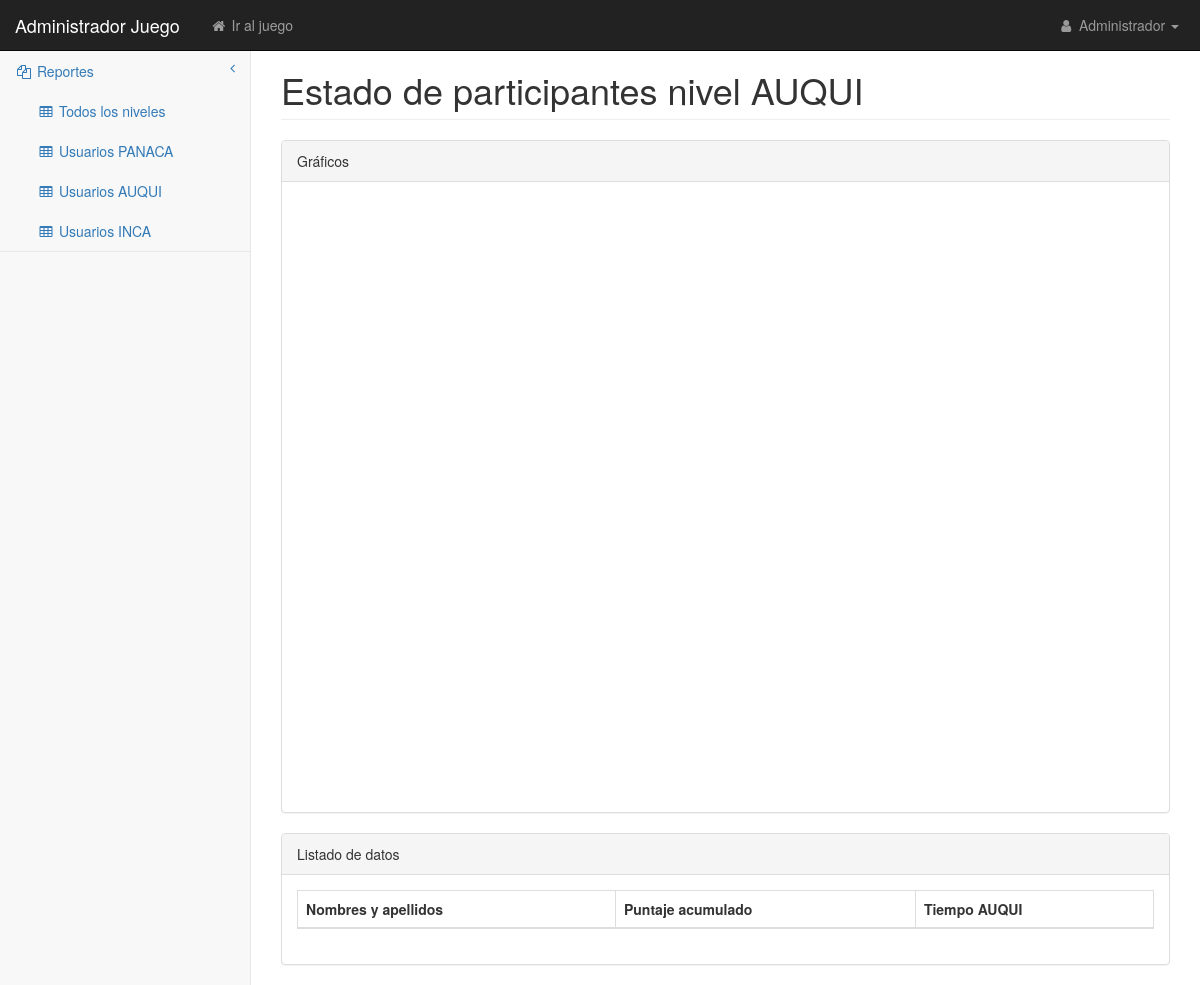
Before: /admin/reporte3.php (signed in) with the older database file.
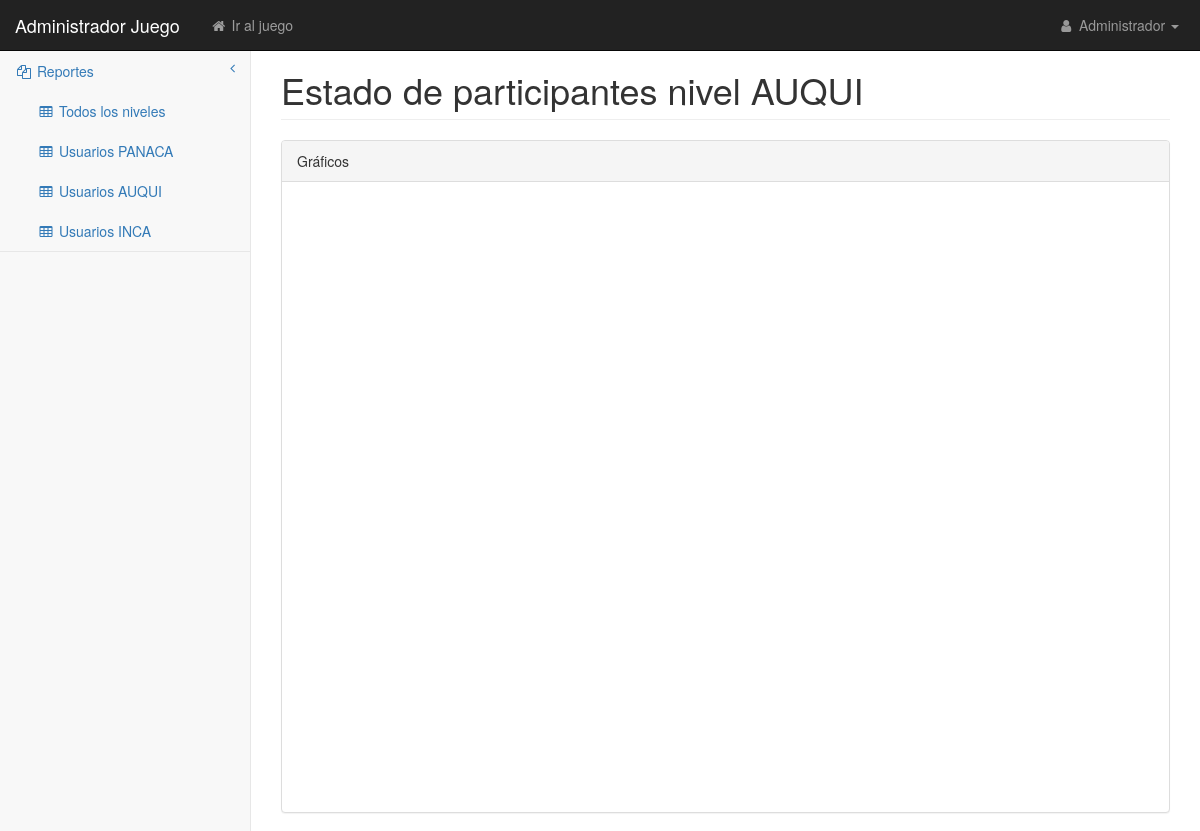
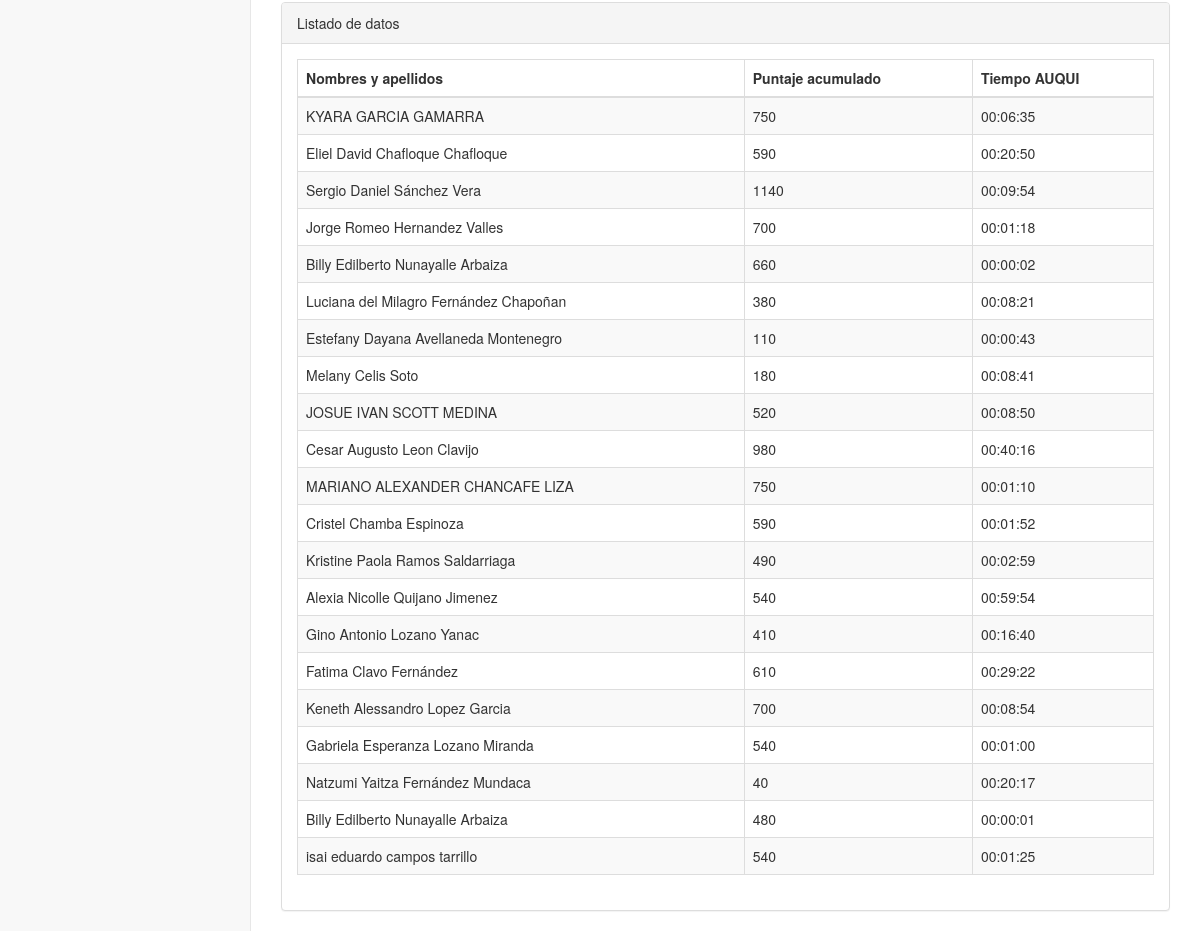
After: the same page with the newer database file (2 pictures, top to bottom).
### tables this page shows
CREATE TABLE `estatus` (
  `id_estatus` int(11) NOT NULL AUTO_INCREMENT,
  `id_usuario` int(11) DEFAULT NULL,
  `nivel` int(11) DEFAULT NULL,
  `puntaje` int(11) DEFAULT NULL,
  `tiempo_nivel1` varchar(255) DEFAULT NULL,
  `tiempo_nivel2` varchar(255) DEFAULT NULL,
  `tiempo_nivel3` varchar(255) DEFAULT NULL,
  `repeticion_nivel1` int(11) DEFAULT NULL,
  `repeticion_nivel2` int(11) DEFAULT NULL,
  `repeticion_nivel3` int(11) DEFAULT NULL,
  `posicion_ficha_abajo` int(11) DEFAULT NULL,
  `posicion_ficha_arriba` int(11) DEFAULT NULL,
  `posicion_ficha_derecha` int(11) DEFAULT NULL,
  `posicion_ficha_izquierda` int(11) DEFAULT NULL,
  `acumulador_ficha` int(11) DEFAULT NULL,
  PRIMARY KEY (`id_estatus`)
);

CREATE TABLE `usuario` (
  `idusuario` int(11) NOT NULL AUTO_INCREMENT,
  `nombres` varchar(255) DEFAULT NULL,
  `apellidos` varchar(255) DEFAULT NULL,
  `edad` varchar(255) DEFAULT NULL,
  `celular` varchar(255) DEFAULT NULL,
  `usuario` varchar(255) DEFAULT NULL,
  `clave` varchar(255) DEFAULT NULL,
  `tipo_usuario` int(11) DEFAULT NULL,
  `estado` int(11) DEFAULT NULL,
  `sexo` char(10) DEFAULT NULL,
  `tipo_colegio` char(255) DEFAULT NULL,
  `nivel_estudios` char(255) DEFAULT NULL,
  `fecha_nacimiento` date DEFAULT NULL,
  `fecha_registro` datetime DEFAULT NULL,
  `correo` varchar(255) DEFAULT NULL,
  PRIMARY KEY (`idusuario`)
);

### datos/ClsConexion.php (called while the page is built, shortened)
<?php
class ClsConexion {
    private static $db_host = 'localhost';
    private static $db_user = 'root';
    private static $db_pass = '';
    protected $db_driver = 'mysql';
    protected $db_name = 'caminca';
    protected $query;
    private $conn;
    protected $hasActiveTransaction = false;
    private function open_connection() {
        $cadena = $this->db_driver . ":host=" . self::$db_host . ";dbname=" . $this->db_name;
        $this->conn = new PDO($cadena, self::$db_user, self::$db_pass);
        $this->conn->setAttribute(PDO::ATTR_ERRMODE, PDO::ERRMODE_EXCEPTION);
        $this->conn->query("SET NAMES 'utf8'");
    }
    protected function execute_query() {
        if ($this->hasActiveTransaction == false)
            $this->open_connection();
        $stm = $this->conn->prepare($this->query);
        if ($stm->execute()) {
            $this->rows = $stm->fetchAll();
        }
    }
}
?>

### negocio/ClsUsuario.php (called while the page is built, shortened)
<?php
class ClsUsuario extends ClsConexion {
    function Get_Reporte_Usuarios_Auqui() {
        $this->query = "SELECT
estatus.id_estatus,
estatus.id_usuario,
estatus.nivel,
estatus.puntaje,
estatus.tiempo_nivel1,
estatus.tiempo_nivel2,
estatus.tiempo_nivel3,
estatus.repeticion_nivel1,
estatus.repeticion_nivel2,
estatus.repeticion_nivel3,
estatus.posicion_ficha_abajo,
estatus.posicion_ficha_arriba,
estatus.posicion_ficha_derecha,
estatus.posicion_ficha_izquierda,
estatus.acumulador_ficha,
usuario.idusuario,
usuario.nombres,
usuario.apellidos,
usuario.edad,
usuario.celular,
usuario.usuario,
usuario.clave,
usuario.tipo_usuario,
usuario.estado
FROM
estatus
INNER JOIN usuario ON usuario.idusuario = estatus.id_usuario
where usuario.tipo_usuario!=1 and estatus.nivel=2;";
        $this->execute_query();
        $data = $this->rows;
        return $data;
    }
}

### admin/reporte3.php (the view, shortened to what this page needs)
<?php
if (!isset($_SESSION['usuario_logeado'])) {
    header("location:index.php");
} else {
    require_once('../negocio/ClsUsuario.php');
    $objUsuario = new ClsUsuario();
    $result = $objUsuario->Get_Reporte_Usuarios_Auqui();
    ?>
    <!DOCTYPE html>
    <html lang="en">
        <head>
            <link href="css/bootstrap.min.css" rel="stylesheet">
            <link href="css/metisMenu.min.css" rel="stylesheet">
            <link href="css/dataTables/dataTables.bootstrap.css" rel="stylesheet">
            <link href="css/dataTables/dataTables.responsive.css" rel="stylesheet">
            <link href="css/startmin.css" rel="stylesheet">
            <link href="css/font-awesome.min.css" rel="stylesheet" type="text/css">
        </head>
        <body>
            <div id="wrapper">
                <?php
                include_once './header.php';
                ?>
                <div id="page-wrapper">
                    <div class="container-fluid">
                        <div class="row">
                            <div class="col-lg-12">
                                <h1 class="page-header">Estado de participantes nivel AUQUI</h1>
                            </div>
                        </div>
                        <div class="row">
                            <div class="col-lg-12">
                                <div class="panel panel-default">
                                    <div class="panel-heading">
                                        Gráficos
                                    </div>
                                    <div class="panel-body">
                                        <div class="col-md-12">
                                            <div id="piechart" class="col-md-6" style="height: 300px;"></div>
                                            <div id="piechart2" class="col-md-6" style="height: 300px;"></div>
                                            <div id="piechart3" class="col-md-6" style="height: 300px;"></div>
                                            <div id="piechart4" class="col-md-6" style="height: 300px;"></div>
                                        </div>
                                    </div>
                                </div>
                                <div class="panel panel-default">
                                    <div class="panel-heading">
                                        Listado de datos
                                    </div>
                                    <div class="panel-body">
                                        <div class="table-responsive">
                                            <table class="table table-striped table-bordered table-hover" id="dataTables-example">
                                                <thead>
                                                    <tr>
                                                        <th>Nombres y apellidos</th>
                                                        <th>Puntaje acumulado</th>
                                                        <th>Tiempo AUQUI</th>
                                                    </tr>
                                                </thead>
                                                <tbody>
                                                    <?php
                                                    $est_time2 = "";
                                                    foreach ($result as $key => $value) {
                                                        if ($value['tiempo_nivel2'] === "00:00:00") {
                                                            $est_time2 = 'No iniciado';
                                                        } else {
                                                            $est_time2 = $value['tiempo_nivel2'];
                                                        }
                                                        ?>
                                                        <tr class="odd gradeX">
                                                            <td><?php echo $value['nombres'] . " " . $value['apellidos']; ?></td>
                                                            <td><?php echo $value['puntaje']; ?></td>
                                                            <td><?php echo $est_time2; ?></td>
                                                        </tr>
                                                    <?php } ?>
                                                </tbody>
                                            </table>
                                        </div>
                                    </div>
                                </div>
                            </div>
                        </div>
                    </div>
                </div>
            </div>
        </body>
    </html>
    <?php
}
?>

### admin/header.php (shortened to what this page needs)
<nav class="navbar navbar-inverse navbar-fixed-top" role="navigation">
    <div class="navbar-header">
        <a class="navbar-brand" href="principal.php">Administrador Juego</a>
    </div>
    <ul class="nav navbar-nav navbar-left navbar-top-links">
        <li><a href="/caminca"><i class="fa fa-home fa-fw"></i> Ir al juego</a></li>
    </ul>
    <ul class="nav navbar-right navbar-top-links">
        <li class="dropdown">
            <a class="dropdown-toggle" data-toggle="dropdown" href="#">
                <i class="fa fa-user fa-fw"></i> Administrador <b class="caret"></b>
            </a>
        </li>
    </ul>
    <div class="navbar-default sidebar" role="navigation">
        <div class="sidebar-nav navbar-collapse">
            <ul class="nav" id="side-menu">
                <li>
                    <a href="principal.php"><i class="fa fa-copy fa-fw"></i> Reportes<span class="fa arrow"></span></a>
                    <ul class="nav nav-second-level">
                        <li>
                            <a href="reporte1.php"><i class="fa fa-table fa-fw"></i> Todos los niveles</a>
                        </li>
                        <li>
                            <a href="reporte2.php"><i class="fa fa-table fa-fw"></i> Usuarios PANACA</a>
                        </li>
                        <li>
                            <a href="reporte3.php"><i class="fa fa-table fa-fw"></i> Usuarios AUQUI</a>
                        </li>
                        <li>
                            <a href="reporte4.php"><i class="fa fa-table fa-fw"></i> Usuarios INCA</a>
                        </li>
                    </ul>
                </li>
            </ul>
        </div>
    </div>
</nav>

### admin/css/startmin.css (style rules this page uses)
body { background-color: #f8f8f8; }
#wrapper { width: 100%; }
#page-wrapper { padding-top: 30px; min-height: 568px; background-color: #fff; }
@media (min-width:768px) { #page-wrapper { position: inherit; margin-left: 250px; padding: 30px 15px 0 15px; border-left: 1px solid #e7e7e7; } }
.navbar-header { float: left; }
.navbar-left { float: left; }
.navbar-right { text-align: right; }
.navbar-top-links { margin: 0; }
.navbar-top-links li { display: inline-block; }
.navbar-top-links li:last-child { margin-right: 6px; }
.navbar-top-links li a { padding: 15px; min-height: 50px; }
.navbar-top-links>li>a { color: #999; }
.sidebar .sidebar-nav.navbar-collapse { padding-right: 0; padding-left: 0; }
.sidebar ul li { border-bottom: 1px solid #e7e7e7; }
.sidebar .arrow { float: right; }
.sidebar .fa.arrow:before { content: "\f104"; }
.sidebar .nav-second-level li, .sidebar .nav-third-level li { border-bottom: 0!important; }
.sidebar .nav-second-level li a { padding-left: 37px; }
@media (min-width:768px) { .sidebar { z-index: 1; position: absolute; width: 250px; margin-top: 51px; } }

Changed rows visible on the page:
added estatus: id_usuario.nombres "KYARA", id_usuario.apellidos "GARCIA GAMARRA", puntaje "750", tiempo_nivel2 "00:06:35"
added estatus: id_usuario.nombres "Eliel David", id_usuario.apellidos "Chafloque Chafloque", puntaje "590", tiempo_nivel2 "00:20:50"
added estatus: id_usuario.nombres "Sergio Daniel", id_usuario.apellidos "Sánchez Vera", puntaje "1140", tiempo_nivel2 "00:09:54"
added estatus: id_usuario.nombres "Jorge Romeo", id_usuario.apellidos "Hernandez Valles", puntaje "700", tiempo_nivel2 "00:01:18"
added estatus: id_usuario.nombres "Billy Edilberto", id_usuario.apellidos "Nunayalle Arbaiza", puntaje "660", tiempo_nivel2 "00:00:02"
added estatus: id_usuario.nombres "Luciana del Milagro", id_usuario.apellidos "Fernández Chapoñan", puntaje "380", tiempo_nivel2 "00:08:21"
added estatus: id_usuario.nombres "Estefany Dayana", id_usuario.apellidos "Avellaneda Montenegro", puntaje "110", tiempo_nivel2 "00:00:43"
added estatus: id_usuario.nombres "Melany", id_usuario.apellidos "Celis Soto", puntaje "180", tiempo_nivel2 "00:08:41"
added estatus: id_usuario.nombres "JOSUE IVAN", id_usuario.apellidos "SCOTT MEDINA", puntaje "520", tiempo_nivel2 "00:08:50"
added estatus: id_usuario.nombres "Cesar Augusto", id_usuario.apellidos "Leon Clavijo", puntaje "980", tiempo_nivel2 "00:40:16"
added estatus: id_usuario.nombres "MARIANO ALEXANDER", id_usuario.apellidos "CHANCAFE LIZA", puntaje "750", tiempo_nivel2 "00:01:10"
added estatus: id_usuario.nombres "Cristel", id_usuario.apellidos "Chamba Espinoza", puntaje "590", tiempo_nivel2 "00:01:52"
added estatus: id_usuario.nombres "Kristine Paola", id_usuario.apellidos "Ramos Saldarriaga", puntaje "490", tiempo_nivel2 "00:02:59"
added estatus: id_usuario.nombres "Alexia Nicolle", id_usuario.apellidos "Quijano Jimenez", puntaje "540", tiempo_nivel2 "00:59:54"
added estatus: id_usuario.nombres "Gino Antonio", id_usuario.apellidos "Lozano Yanac", puntaje "410", tiempo_nivel2 "00:16:40"
added estatus: id_usuario.nombres "Fatima", id_usuario.apellidos "Clavo Fernández", puntaje "610", tiempo_nivel2 "00:29:22"
added estatus: id_usuario.nombres "Keneth Alessandro", id_usuario.apellidos "Lopez Garcia", puntaje "700", tiempo_nivel2 "00:08:54"
added estatus: id_usuario.nombres "Gabriela Esperanza", id_usuario.apellidos "Lozano Miranda", puntaje "540", tiempo_nivel2 "00:01:00"
added estatus: id_usuario.nombres "Natzumi Yaitza", id_usuario.apellidos "Fernández Mundaca", puntaje "40", tiempo_nivel2 "00:20:17"
added estatus: id_usuario.nombres "Billy Edilberto", id_usuario.apellidos "Nunayalle Arbaiza", puntaje "480", tiempo_nivel2 "00:00:01"
added estatus: id_usuario.nombres "isai eduardo", id_usuario.apellidos "campos tarrillo", puntaje "540", tiempo_nivel2 "00:01:25"
